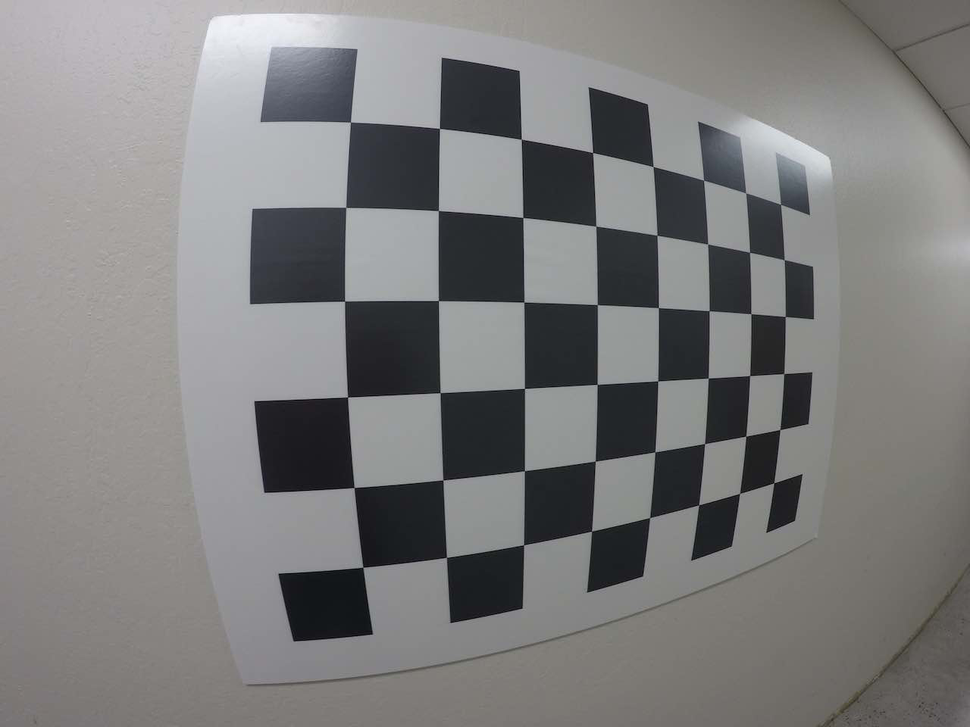
#> input picture self-driving-car-engineer-nd/camera_calibration/test_image2.png, 970 x 727 px, shrunk from 1280 x 960 before the run
$ python unwarp.py
#> lines starting #> are read from the running program, lines starting #| are printed output that depends on the picture; after the words box and inside, x2 and y2 are one past the last pixel; in counts of white or black regions, pixels touching at a corner belong together; long printed decimals are rounded
import pickle
import cv2
import numpy as np
import matplotlib.pyplot as plt

dist_pickle = pickle.load(open("wide_dist_pickle.p", "rb"))
#> (reads self-driving-car-engineer-nd/camera_calibration/wide_dist_pickle.p from the repository)
mtx = dist_pickle["mtx"]
dist = dist_pickle["dist"]

image = cv2.imread("test_image2.png")
#> image is the input picture: shape (727, 970, 3); mean B, G, R 124.9, 125, 125.3
nx = 8
ny = 6


def corners_unwarp(image, nx, ny, mtx, dist):

#> called with nx = 8, ny = 6, mtx = array of shape (3, 3), dist = array of shape (1, 5)
    undist = cv2.undistort(image, mtx, dist, None, mtx)
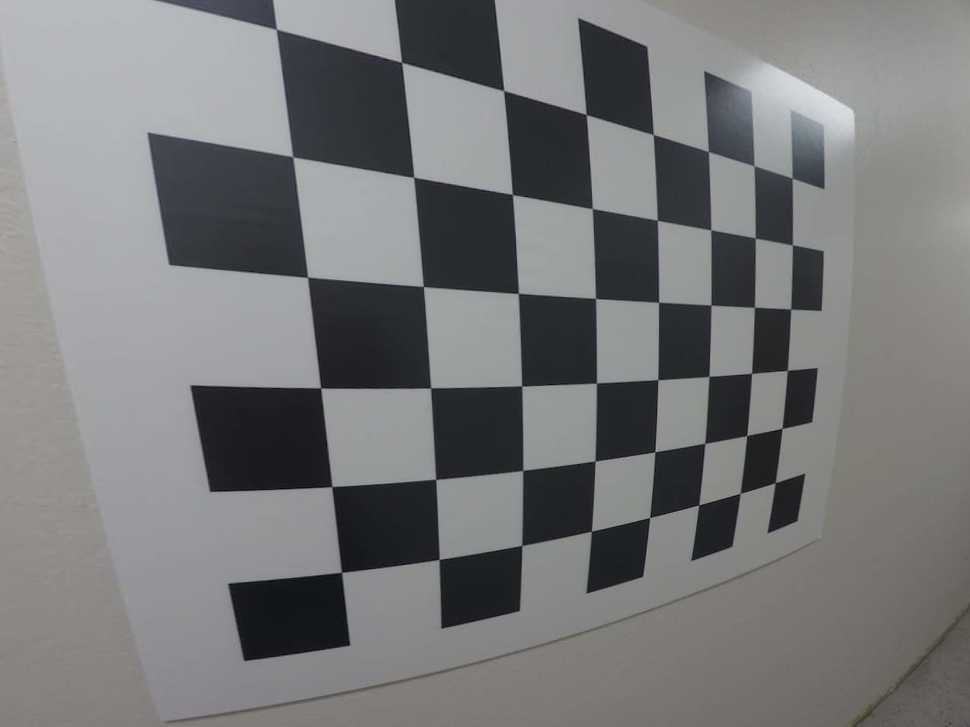
#> undist: shape (727, 970, 3); mean B, G, R 120.7, 119.9, 119.1

    gray = cv2.cvtColor(undist, cv2.COLOR_BGR2GRAY)

    retval, corners = cv2.findChessboardCorners(gray, (nx, ny), None)
#> retval = True; corners = 48 rows, first 8: [279, 31], [402.6, 63.4], [503.8, 90.35], [585.8, 114.2], [653.2, 134.5], [708.2, 151.4], [753.7, 166.3], [792.1, 178]

    #print("Corners: \n", corners)

    if retval:
        cv2.drawChessboardCorners(undist, (nx, ny), corners, retval)
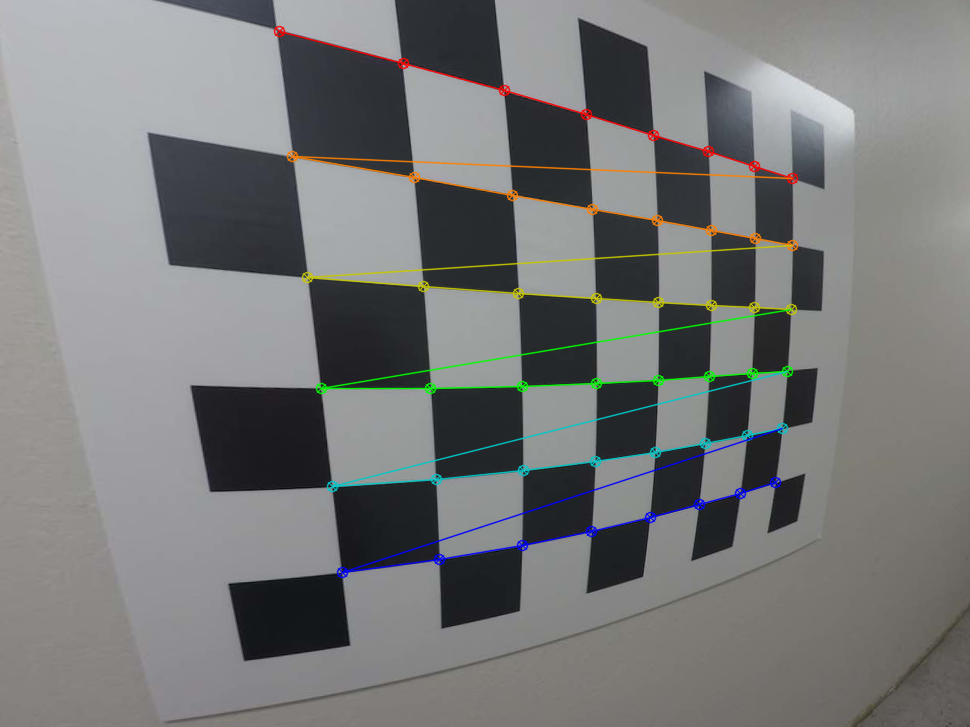
#> undist: shape (727, 970, 3); 2.76% of pixels changed, all inside (x1, y1, x2, y2) = (273, 25, 799, 579)
        #plt.imshow(gray, cmap = "gray")
        #plt.show()

        # choose 4 source points (chosen from corners)
        src = np.float32([
            corners[0],
            corners[nx - 1],
            corners[-1],
            corners[-nx]
        ])
#> src = [[279, 31], [792.1, 178], [775.3, 482.5], [341.6, 572.1]]

        print("Source: \n", src)
#| Source:
#|  [[[279.       31.     ]]
#|  [[792.1424  177.982]]
#|  [[775.3057  482.462]]
#|  [[341.640 572.0912 ]]]

        plt.imshow(gray, cmap = "gray")

        for point in src:
            plt.plot(point[0][0], point[0][1], '.')
#> this loop made 4 passes
        plt.show()
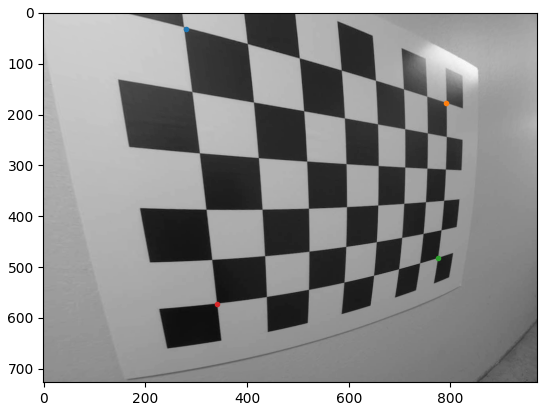
#> figure drawn by matplotlib, 1 panel

        print("Source: \n", src)
#| Source:
#|  [[[279.       31.     ]]
#|  [[792.1424  177.982]]
#|  [[775.3057  482.462]]
#|  [[341.640 572.0912 ]]]

        # choose 4 destination points
        # delta x ~= 700
        # delta y ~= 300
        image_size = (gray.shape[1], gray.shape[0])
#> image_size = (970, 727)

        offset = 100
        dst = np.float32([
            [offset, offset],
            [image_size[0] - offset, offset],
            [image_size[0], image_size[1]],
            [offset, image_size[1]]
        ])

        M = cv2.getPerspectiveTransform(src, dst)
#> M = [[0.624, -0.113, -89.09], [-0.266, 0.677, 134.7], [-0.000628, -0.000337, 1]]

        warped = cv2.warpPerspective(undist, M, image_size, flags = cv2.INTER_LINEAR)
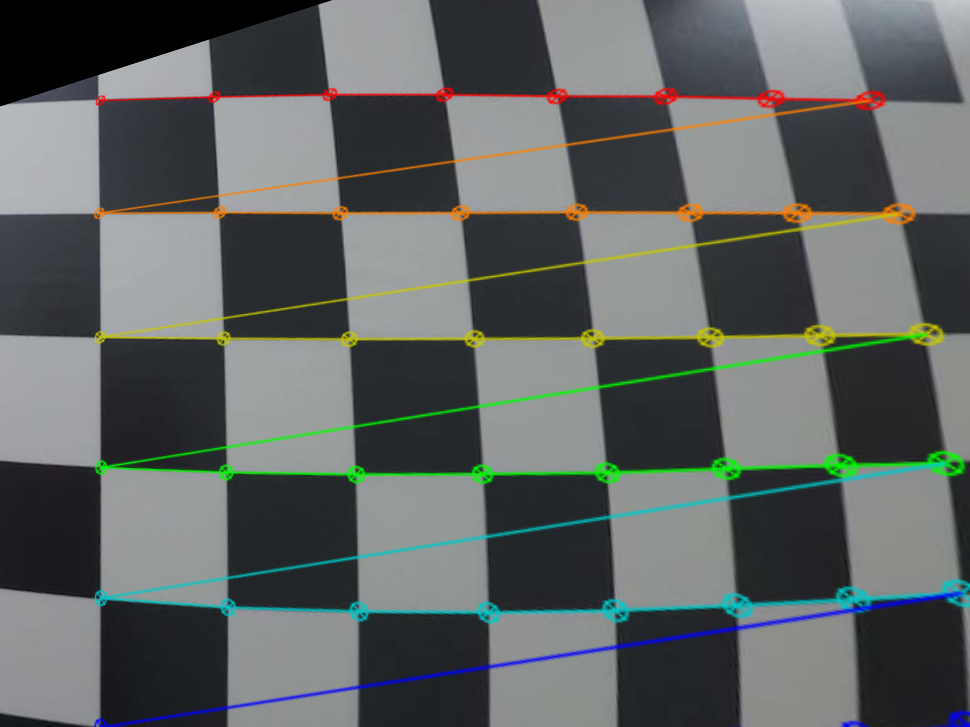
#> warped: shape (727, 970, 3); mean B, G, R 98.3, 99.4, 94.6

        return warped, M

top_down, perspective_M = corners_unwarp(image, nx, ny, mtx, dist)
#> perspective_M has the same summary as M in corners_unwarp

f, (ax1, ax2) = plt.subplots(1, 2, figsize = (24, 9))
f.tight_layout()

ax1.imshow(image)
ax1.set_title("Original image", fontsize = 25)

ax2.imshow(top_down)
ax2.set_title("Undistorted and Warped image", fontsize = 25)

plt.subplots_adjust(left = 0., right = 1, top = 0.9, bottom = 0.)
plt.show()
#> figure, not shown here; B, G, R data is drawn as R, G, B
